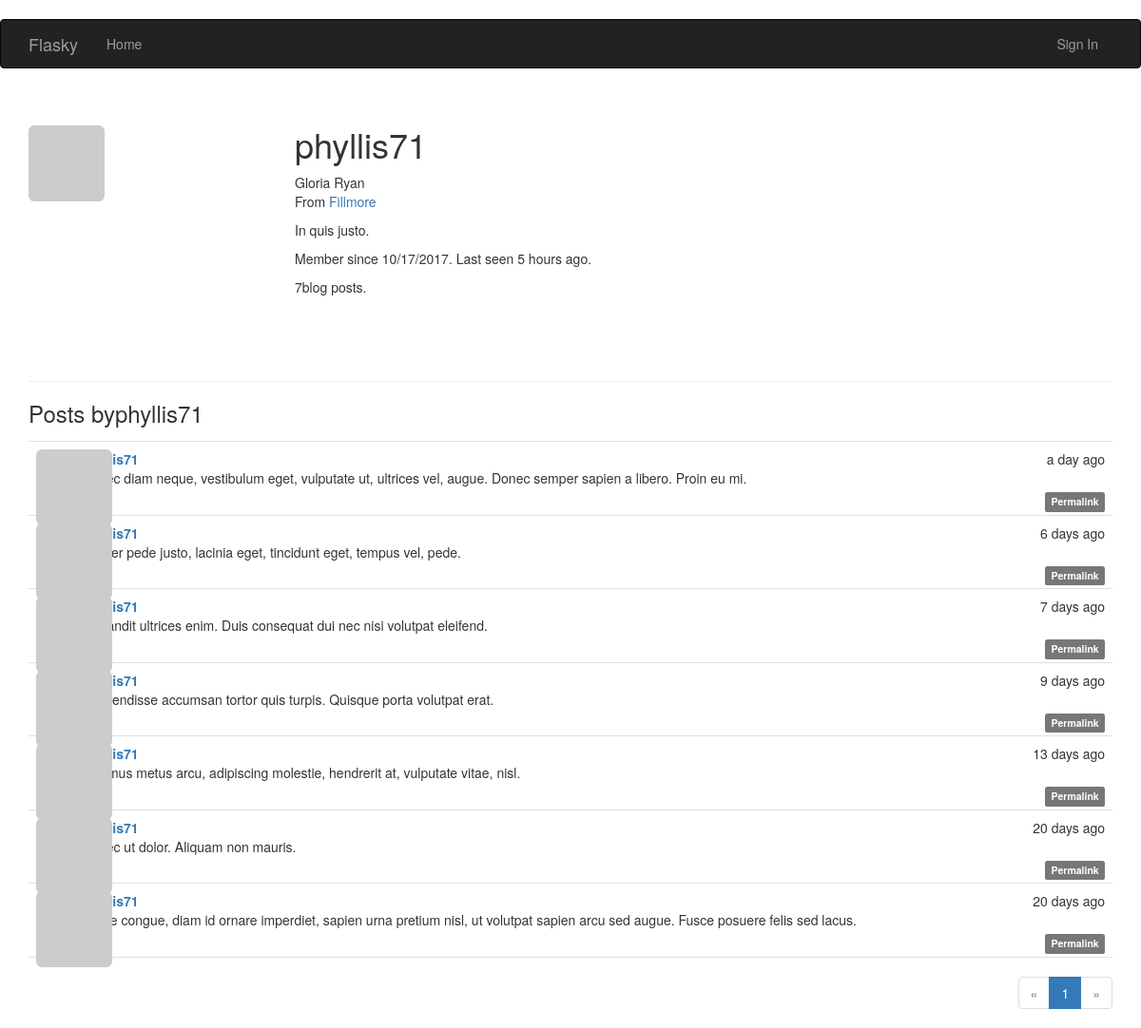
The app's page /user/phyllis71 with its own data.
### app/models.py (models this page shows, shortened)
class User(UserMixin,db.Model):
    __tablename__ = 'users'
    id = db.Column(db.Integer, primary_key=True)
    email = db.Column(db.String(64), unique=True, index=True)
    username = db.Column(db.String(64), unique=True, index=True)
    role_id = db.Column(db.Integer, db.ForeignKey('roles.id'))
    password_hash=db.Column(db.String(128))
    confirmed =db.Column(db.Boolean,default=False)
    posts=db.relationship('Post',backref='author',lazy='dynamic')
    @property
    def password(self):
        raise AttributeError ('password is not a readable attribute')
    name= db.Column(db.String(64))
    location=db.Column(db.String(64))
    about_me=db.Column(db.Text())
    member_since=db.Column(db.DateTime(),default=datetime.utcnow)
    last_seen=db.Column(db.DateTime(),default=datetime.utcnow)
    avatar_hash =db.Column(db.String(32))
    def gravatar(self,size=100,default='identicon',rating='g'):
        if request.is_secure:
            url='https://secure.gravatar.com/avatar'
        else:
            url='http://www.gravatar.com/avatar'
        hash=self.avatar_hash or hashlib.md5(self.email.encode('utf-8')).hexdigest()
        return '{url}/{hash}?s={size}&d={default}&r={rating}'.\
            format(url=url,hash=hash,size=size,default=default,rating=rating)
    '''
    def change_email(self,token):
        pass
        self.email=new_email
        self.avatar_hashself.avatar_hash=hashlib.md5(self.email.encode('utf-8')).hexdigest()
        db.session.add(self)
    '''

class Post(db.Model):
    __tablename__='posts'
    id = db.Column(db.Integer,primary_key=True)
    body = db.Column(db.Text)
    body_html=db.Column(db.Text)
    timestamp=db.Column(db.DateTime,index=True,default=datetime.utcnow)
    author_id=db.Column(db.Integer,db.ForeignKey('users.id'))

### app/main/views.py (the view)
@main.route('/user/<username>')
def user(username):
    user= User.query.filter_by(username=username).first_or_404()
    page = request.args.get('page',1,type=int)
    pagination= user.posts.order_by(Post.timestamp.desc()).paginate\
            (page,per_page=15,error_out=False)
    posts=pagination.items
    return render_template('user.html',user=user,posts=posts,pagination=pagination)

### app/auth/views.py (called while the page is built)
@auth.before_app_request
def before_request():
    if current_user.is_authenticated:
        current_user.ping()
        if not current_user.confirmed\
                and request.endpoint[:5]!='auth.'\
                and request.endpoint !='static':
            return redirect(url_for('auth.unconfirmed'))

### app/main/__init__.py (called while the page is built)
@main.app_context_processor
def inject_permissions():
    return dict(Permission=Permission)

### app/models.py (called while the page is built)
    def is_administrator(self):
        return False

### app/templates/user.html (shortened to what this page needs)
{% extends "base.html" %}
{%import "_macros.html" as macros %}
{% block page_content %}
<div class="page-header">
    <img class="img-rounded profile-thumbnail" src="{{ user.gravatar(size=256) }}">
    <div class="profile-header">
        <h1>{{ user.username }}</h1>
        {% if user.name or user.location %}
        <p>
            {% if user.name %}{{ user.name }}<br>{% endif %}
            {% if user.location %}
                From <a href="http://maps.google.com/?q={{ user.location }}">{{ user.location }}</a><br>
            {% endif %}
        </p>
        {% endif %}
        {% if user.about_me %}<p>{{ user.about_me }}</p>{% endif %}
        <p>Member since {{ moment(user.member_since).format('L') }}. Last seen {{ moment(user.last_seen).fromNow() }}.</p>
        <p>{{user.posts.count()}}blog posts.</p>
    </div>
</div>
<h3> Posts by{{user.username}}</h3>
{% include '_posts.html'%}
{% if pagination %}
<div class = "pagination">
    {{macros.pagination_widget(pagination,'.user',username=user.username)}}
</div>
{%endif%}
{% endblock %}

### app/templates/_posts.html (shortened to what this page needs)
<ul class="posts">
    {% for post in posts %}
    <li class="post">
        <div class="post-thumbnail">
            <a href="{{ url_for('.user', username=post.author.username) }}">
                <img class="img-rounded profile-thumbnail" src="{{ post.author.gravatar(size=40) }}">
            </a>
        </div>
        <div class="post-content">
            <div class="post-date">{{ moment(post.timestamp).fromNow() }}</div>
            <div class="post-author"><a href="{{ url_for('.user', username=post.author.username) }}">{{ post.author.username }}</a></div>
            <div class="post-body">
                {% if post.body_html %}
                    {{ post.body_html | safe }}
                {% else %}
                    {{ post.body }}
                {% endif %}
            </div>
            <div class="post-footer">
                <a href="{{ url_for('.post', id=post.id) }}">
                    <span class="label label-default">Permalink</span>
                </a>
            </div>
        </div>
    </li>
    {% endfor %}
</ul>

### app/static/styles.css (style rules this page uses)
.profile-thumbnail { position: absolute; }
.profile-header { min-height: 260px; margin-left: 280px; }
ul.posts { list-style-type: none; padding: 0px; margin: 16px 0px 0px 0px; border-top: 1px solid #e0e0e0; }
ul.posts li.post { padding: 8px; border-bottom: 1px solid #e0e0e0; }
div.post-date { float: right; }
div.post-author { font-weight: bold; }
div.post-thumbnail { position: absolute; }
div.post-content { margin-left: 48px; min-height: 48px; }
div.post-footer { text-align: right; }
div.pagination { width: 100%; text-align: right; padding: 0px; margin: 0px; }

### records on screen
User: username "phyllis71", name "Gloria Ryan", location "Fillmore", about_me "In quis justo.", member_since "10/17/2017", last_seen "5 hours ago"
Post: timestamp "a day ago", body_html "Donec diam neque, vestibulum eget, vulputate ut, ultrices vel, augue. Donec semper sapien a libero. Proin eu mi."
Post: timestamp "6 days ago", body_html "Integer pede justo, lacinia eget, tincidunt eget, tempus vel, pede."
Post: timestamp "7 days ago", body_html "In blandit ultrices enim. Duis consequat dui nec nisi volutpat eleifend."
Post: timestamp "9 days ago", body_html "Suspendisse accumsan tortor quis turpis. Quisque porta volutpat erat."
Post: timestamp "13 days ago", body_html "Vivamus metus arcu, adipiscing molestie, hendrerit at, vulputate vitae, nisl."
Post: timestamp "20 days ago", body_html "Donec ut dolor. Aliquam non mauris."
Post: timestamp "20 days ago", body_html "Fusce congue, diam id ornare imperdiet, sapien urna pretium nisl, ut volutpat sapien arcu sed augue. Fusce posuere felis sed lacus."

### other values on screen
{{ user.posts.count() }} "7"
{{ p }} "1"
